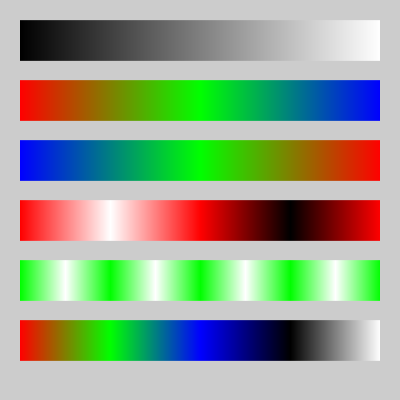
Frame 1 (no input)
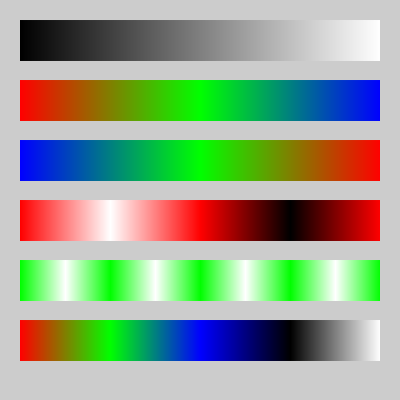
Frame 2 (the mouse pressed at the canvas centre, redrawn once)

The Processing sketch that drew these frames (run headless with seeded random() and noise(); the mouse was pressed at the canvas centre and the sketch redrawn once):

// Processing sketch: lerpColors
// ── lerpColors.pde
/** lerpColors -- interpolates any list of colors rather than just two
  * Jeremy Douglass 2017-03-27 Processing 3.2.3
 **/

color RED =   color(255,   0,   0);
color GREEN = color(  0, 255,   0);
color BLUE =  color(  0,   0, 255);
color BLACK = color(  0,   0,   0);
color WHITE = color(255, 255, 255);
color[] colors = {RED,GREEN,BLUE,BLACK,WHITE};

void setup() {
  size(400, 400);
  noStroke(); 
  noLoop();
} 


void draw() {
  lerpBar(20, 20, 360, 40, BLACK, WHITE);
  lerpBar(20, 80, 360, 40, RED, GREEN, BLUE);
  lerpBar(20,140, 360, 40, BLUE, GREEN, RED);
  lerpBar(20,200, 360, 40, RED, WHITE, RED, BLACK, RED);
  lerpBar(20,260, 360, 40, GREEN, WHITE, GREEN, WHITE, GREEN, WHITE, GREEN, WHITE, GREEN);
  lerpBar(20,320, 360, 40, colors);
}

void lerpBar(int x, int y, int w, int h, color... colors) {
  pushStyle();
  for (int i=0; i<w; i++) {
    stroke(lerpColors(float(i)/w, colors));
    line(x+i, y, x+i, y+h);
  }
  popStyle();
}

color lerpColors(float amt, color... colors) {
  if(colors.length==1){ return colors[0]; }
  float cunit = 1.0/(colors.length-1);
  return lerpColor(colors[floor(amt / cunit)], colors[ceil(amt / cunit)], amt%cunit/cunit);
}
